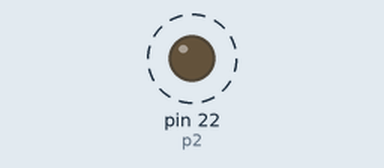
Simulated run of this program. Board: MicroPython board. Parts: output pins drawn as LEDs (lit = HIGH). Dashed ring = blinking.

Above: at 0.5 s.
Timing chart, 0 to 4.6 s (numbered marks = the images above):
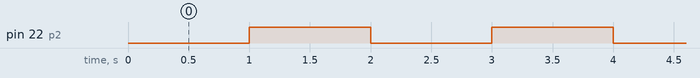

The program:

pin22_test_out.py
```python
# Complete project details at https://RandomNerdTutorials.com

from machine import Pin
from time import sleep
import dht
p2 = Pin(22, Pin.OUT)
#sensor = dht.DHT22(Pin(22))
#sensor = dht.DHT11(Pin(14))
     # create input pin on GPIO2
#print(p2.value())       # get value, 0 or 1
while True:
  try:
    sleep(1)
    #print(p2.value())
    p2.on()
    sleep(1)
    p2.off()
    '''sensor.measure()
    temp = sensor.temperature()
    hum = sensor.humidity()
    temp_f = temp * (9/5) + 32.0
    print('Temperature: %3.1f C' %temp)
    print('Temperature: %3.1f F' %temp_f)
    print('Humidity: %3.1f %%' %hum)'''
  except OSError as e:
    print('Failed to read sensor.')
```

Measured:
- by itself, pin 22 (p2): alternates HIGH for 1.0 s and LOW for 1.0 s
